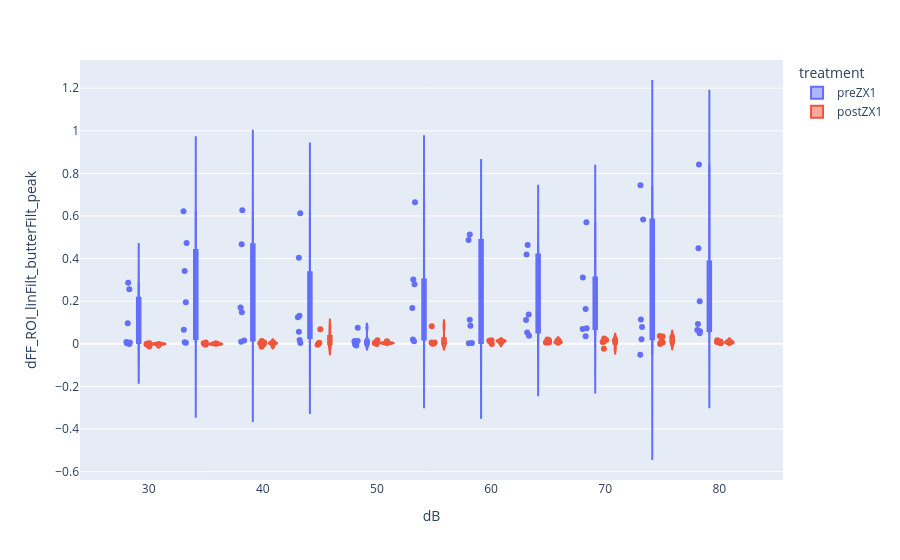

The notebook cell this image was saved under:
### Code cell
# TODO: add this to experiment_oop.py
import plotly.express as px

fig = px.violin(e0.df, y="dFF_ROI_linFilt_butterFilt_peak", x="dB", color="treatment", box=True, points='all')
fig.show()

### Figure 1 — Plotly figure (JSON) as saved in the notebook; plotly's stock layout.template omitted (floating-point values rounded to 4 significant figures)
{"data": [{"alignmentgroup": "True", "box": {"visible": true}, "hovertemplate": "treatment=preZX1<br>dB=%{x}<br>dFF_ROI_linFilt_butterFilt_peak=%{y}<extra></extra>", "legendgroup": "preZX1", "marker": {"color": "#636efa"}, "name": "preZX1", "offsetgroup": "preZX1", "orientation": "v", "points": "all", "scalegroup": "True", "showlegend": true, "type": "violin", "x": [30, 35, 50, 75, 40, 60, 55, 80, 35, 65, 70, 30, 45, 70, 65, 50, 30, 75, 35, 60, 55, 40, 45, 80, 80, 40, 50, 30, 55, 75, 35, 60, 45, 65, 70, 30, 70, 55, 75, 45, 35, 65, 80, 50, 40, 60, 60, 35, 75, 30, 50, 80, 45, 70, 65, 40, 55, 70, 35, 30, 55, 80, 75, 65, 40, 60, 45, 50, 80, 45], "x0": " ", "xaxis": "x", "y": [0.00218, 0.005062, 0.009796, 0.7443, 0.6268, 0.4876, 0.6642, 0.8415, 0.6223, 0.4189, 0.5708, -0.001299, 0.003433, 0.07329, 0.1118, -0.002888, 0.006307, 0.0783, 0.4737, 0.002875, 0.3021, 0.1703, 0.6125, 0.1998, 0.4486, 0.467, -0.008213, 0.008728, 0.2796, 0.5835, 0.3412, 0.513, 0.4038, 0.4636, 0.3108, 0.2868, 0.1634, 0.1682, 0.1146, 0.1313, 0.1951, 0.137, 0.09276, 0.01293, 0.1481, 0.1133, 0.08465, 0.06605, 0.02091, 0.0968, 0.07591, 0.04911, 0.05667, 0.06936, 0.03729, 0.01573, 0.01219, 0.03576, 0.00752, 0.2555, 0.01965, 0.06518, -0.05141, 0.053, 0.01009, 0.004021, 0.01747, 0.01357, 0.05914, 0.1243], "y0": " ", "yaxis": "y"}, {"alignmentgroup": "True", "box": {"visible": true}, "hovertemplate": "treatment=postZX1<br>dB=%{x}<br>dFF_ROI_linFilt_butterFilt_peak=%{y}<extra></extra>", "legendgroup": "postZX1", "marker": {"color": "#EF553B"}, "name": "postZX1", "offsetgroup": "postZX1", "orientation": "v", "points": "all", "scalegroup": "True", "showlegend": true, "type": "violin", "x": [30, 35, 75, 40, 50, 60, 65, 70, 30, 60, 40, 80, 50, 45, 30, 65, 70, 75, 55, 35, 70, 65, 55, 35, 60, 30, 45, 80, 40, 75, 50, 65, 75, 35, 80, 70, 50, 60, 55, 30, 45, 40, 40, 80, 30, 65, 75, 35, 60, 55, 70, 45, 50, 75, 50, 55, 80, 40], "x0": " ", "xaxis": "x", "y": [-0.001843, 0.002448, 0.0288, 0.002351, -0.001355, -0.00112, 0.005748, 0.008921, -0.0009977, 0.01203, 0.005652, 0.002636, 0.007155, 0.06877, 0.002367, 0.01687, 0.02539, 0.03444, 0.0825, -0.003028, 0.01766, 0.02018, 0.006528, -0.0007114, 0.01475, -0.01225, 0.001703, 0.003909, 0.01298, 0.03673, 0.002364, 0.005779, 0.006093, 0.006341, 0.01708, -0.02365, 0.01664, 0.009236, 0.000959, 0.001776, 0.005043, 0.003685, -0.001907, 0.00865, -0.003809, 0.006579, -0.001096, -0.003187, 0.01683, 0.006663, 0.01133, -0.003907, 0.003638, 0.00585, 0.004105, 0.0007746, 0.01084, -0.01422], "y0": " ", "yaxis": "y"}], "layout": {"legend": {"title": {"text": "treatment"}, "tracegroupgap": 0}, "margin": {"t": 60}, "violinmode": "group", "xaxis": {"anchor": "y", "domain": [0, 1], "title": {"text": "dB"}}, "yaxis": {"anchor": "x", "domain": [0, 1], "title": {"text": "dFF_ROI_linFilt_butterFilt_peak"}}}}
